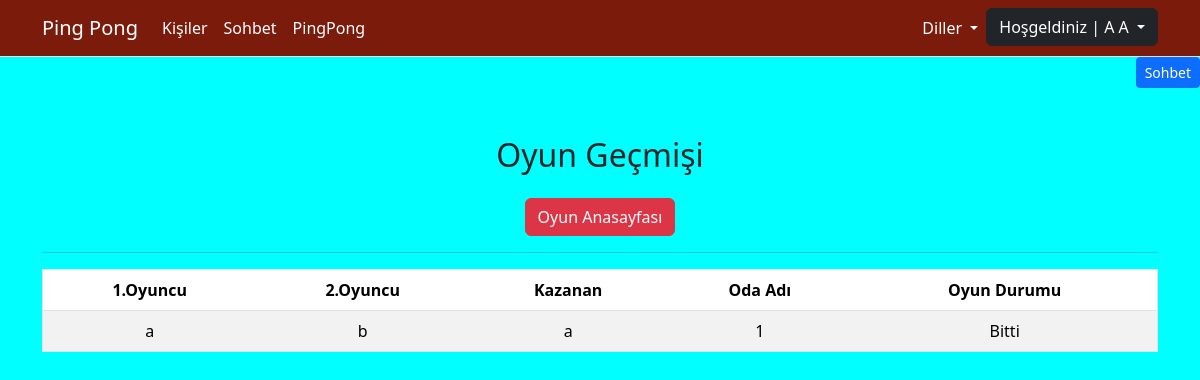
Page /tr/sohbet/oyun_gecmis/ (signed in) on the earlier database version.
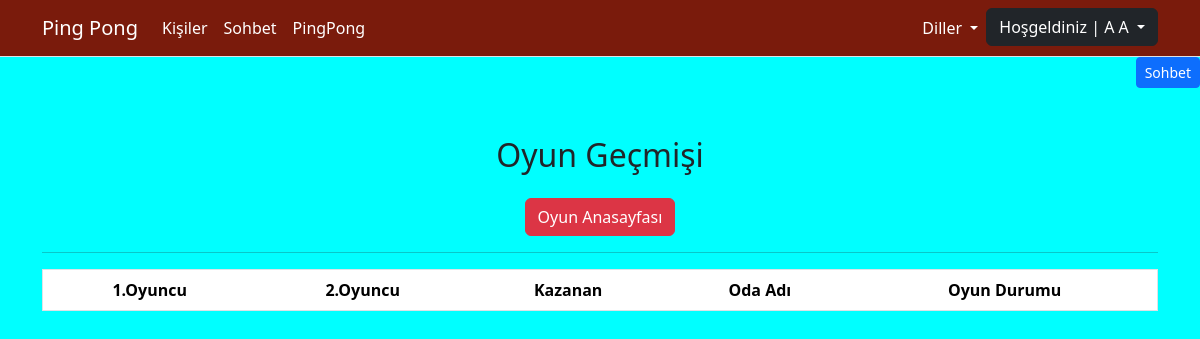
Same page on the later database version.
### chat/models.py (models this page shows, shortened)
class Room(models.Model):
    room_name = models.CharField(max_length=255, unique=True)
    game_creator = models.CharField(max_length=100)
    game_opponent = models.CharField(max_length=100, blank=True, null=True)
    is_over = models.BooleanField(default=False)
    winner = models.CharField(max_length=100, blank=True, null=True)

### chat/views.py (the view)
# urls.py: path(_("oyun_gecmis/"), views.game_history, name="oyun_gecmis"),
@login_required
def game_history(request):
    return render(request, "game_history.html", {'game_history': Room.objects.all()})

### chat/templates/game_history.html (shortened to what this page needs)
{% extends "base.html" %}
{% load static %}
{% load i18n %}
{% block css_files %}
	<link rel="stylesheet" href="{% static 'chat/css/oda.css' %}">
{% endblock %}
{% block content %}
<div class="container mt-5 table-responsive">
    <h2 class="mb-4">Oyun Geçmişi</h2>
    <a href="{% url 'sohbet_anasayfa' %}" class="btn btn-danger">Oyun Anasayfası</a>
    <hr>
    <table class="table table-striped"
    cellspacing="0" cellpadding="1" border="1" width="300">
    <thead>
        <tr>
            <th scope="col">1.Oyuncu</th>
            <th scope="col">2.Oyuncu</th>
            <th scope="col">Kazanan</th>
            <th scope="col">Oda Adı</th>
            <th scope="col">Oyun Durumu</th>
        </tr>
    </thead>
    <tbody>
            {% for game in game_history %}
                <tr>
                    <td>{{ game.game_creator }}</td>
                    <td>{{ game.game_opponent }}</td>
                    <td>{{ game.winner }}</td>
                    <td>{{ game.room_name }}</td>
                    <td>{% if  game.is_over  == 1 %}
                            Bitti
                        {% else %}
                            Devam Ediyor
                        {% endif %}
                    </td>
                </tr>
            {% endfor %}
        </tbody>
    </table>
</div>
{% endblock %}

Differences in the rows shown:
removed Room: game_creator "a", game_opponent "b", winner "a", room_name "1", is_over "Bitti"
